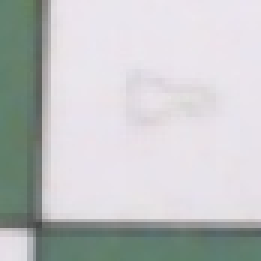
#> input picture ChessCV/Images/SplitBoardPiecesBefore/chessSquare12.jpg, 87 x 87 px, found by its file name (shown 3 times larger); the run also reads 1 picture not shown here
$ python testColorAndDifference.py
#> lines starting #> are read from the running program, lines starting #| are printed output that depends on the picture; long printed decimals are rounded
### ChessCV/functions.py
import cv2
import os
import imutils
from sklearn.cluster import KMeans
from collections import Counter


# [20 lines left out: functions cropSquares, cropImageToBoard, not called in this run]

def centerCrop(im1):
    w1, h1 = im1.shape[1], im1.shape[0]
    crop_width = h1 if h1<im1.shape[1] else im1.shape[1]
    crop_height = w1 if w1<im1.shape[0] else im1.shape[0]
    mid_x, mid_y = int(w1/2), int(h1/2)
    cw2, ch2 = int(crop_width/3), int(crop_height/3)
    crop_img = im1[mid_y-ch2:mid_y+ch2, mid_x-cw2:mid_x+cw2]
    return crop_img

# [20 lines of commented-out code are left out]

# [113 lines left out: functions get_dominant_color, findDifferenceColors, giveMoves, liveCaptureBounds, not called in this run]

### ChessCV/TestingScripts/testColorAndDifference.py
import os
from sklearn.cluster import KMeans
from collections import Counter
import cv2 #for resizing image
import functions

def get_dominant_color(image, k=4, image_processing_size = None):
    """
    takes an image as input
    returns the dominant color of the image as a list

    dominant color is found by running k means on the
    pixels & returning the centroid of the largest cluster

    processing time is sped up by working with a smaller image;
    this resizing can be done with the image_processing_size param
    which takes a tuple of image dims as input

    >>> get_dominant_color(my_image, k=4, image_processing_size = (25, 25))
    [56.2423442, 34.0834233, 70.1234123]
    """
    #resize image if new dims provided
    if image_processing_size is not None:
        image = cv2.resize(image, image_processing_size,
                            interpolation = cv2.INTER_AREA)
    image = functions.centerCrop(image)
    cv2.imwrite("centerCrop.jpg", image)
    #reshape the image to be a list of pixels
    image = image.reshape((image.shape[0] * image.shape[1], 3))

    #cluster and assign labels to the pixels
    clt = KMeans(n_clusters = k)
    labels = clt.fit_predict(image)

    #count labels to find most popular
    label_counts = Counter(labels)

    #subset out most popular centroid
    dominant_color = clt.cluster_centers_[label_counts.most_common(1)[0][0]]
    return list(dominant_color)[::-1]

currWD = os.getcwd()
srcDir= currWD + "/Images/SplitBoardPiecesBefore/chessSquare12.jpg"
image = cv2.imread(srcDir)
#> image is the input picture: shape (87, 87, 3); mean B, G, R 197, 196.2, 194.1
srcDir2 = currWD + "/Images/SplitBoardPiecesAfter/chessSquare12.jpg"
image2 = cv2.imread(srcDir2)
ans = get_dominant_color(image)
#> in centerCrop, `crop_img = im1[mid_y-ch2:mid_y+ch2, mid_x-cw2:mid_x+cw2]`:
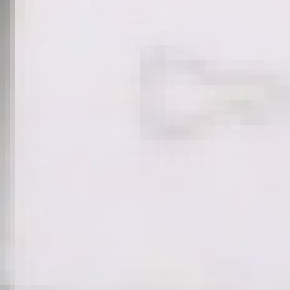
#> crop_img: shape (58, 58, 3) (shown 5 times larger); mean B, G, R 229.4, 223.9, 228.7
#> in get_dominant_color, `labels = clt.fit_predict(image)`: labels = 3364 values, max 3 at index 3, min 0 at index 5, mean 0.561
#> in get_dominant_color, `label_counts = Counter(labels)`: label_counts = {1: 52, 3: 548, 0: 2669, 2: 95}
#> in get_dominant_color, `dominant_color = clt.cluster_centers_[label_counts.most_common(1)[0][0]]`: dominant_color = [233.1, 227, 231.9]
#> ans = [231.9, 227, 233.1]
ans2 = get_dominant_color(image2)
#> ans2 = [230.5, 227.2, 234.5]
print(ans)
#| [231.913, 227.003, 233.065]
print(ans2)
#| [230.531, 227.181, 234.544]
